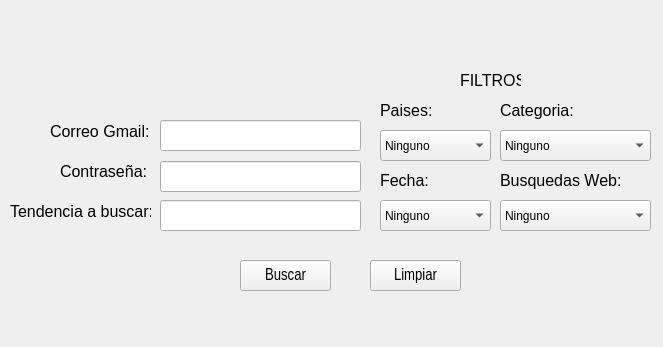
<?xml version="1.0" encoding="UTF-8"?>
<ui version="4.0">
 <class>Form</class>
 <widget class="QWidget" name="Form">
  <property name="geometry">
   <rect>
    <x>0</x>
    <y>0</y>
    <width>663</width>
    <height>347</height>
   </rect>
  </property>
  <property name="windowTitle">
   <string>Google Trends</string>
  </property>
  <widget class="QPushButton" name="btnBuscar">
   <property name="geometry">
    <rect>
     <x>240</x>
     <y>260</y>
     <width>91</width>
     <height>31</height>
    </rect>
   </property>
   <property name="font">
    <font>
     <family>Arial Narrow</family>
     <pointsize>12</pointsize>
     <weight>50</weight>
     <bold>false</bold>
    </font>
   </property>
   <property name="text">
    <string>Buscar</string>
   </property>
  </widget>
  <widget class="QLabel" name="label_2">
   <property name="geometry">
    <rect>
     <x>50</x>
     <y>121</y>
     <width>111</width>
     <height>21</height>
    </rect>
   </property>
   <property name="font">
    <font>
     <pointsize>12</pointsize>
    </font>
   </property>
   <property name="text">
    <string>Correo Gmail:</string>
   </property>
  </widget>
  <widget class="QLineEdit" name="txtPass">
   <property name="geometry">
    <rect>
     <x>160</x>
     <y>161</y>
     <width>201</width>
     <height>31</height>
    </rect>
   </property>
   <property name="font">
    <font>
     <pointsize>10</pointsize>
    </font>
   </property>
   <property name="toolTip">
    <string>Ingrese su contraseña</string>
   </property>
   <property name="echoMode">
    <enum>QLineEdit::Password</enum>
   </property>
  </widget>
  <widget class="QLineEdit" name="txtCorreo">
   <property name="geometry">
    <rect>
     <x>160</x>
     <y>120</y>
     <width>201</width>
     <height>31</height>
    </rect>
   </property>
   <property name="font">
    <font>
     <pointsize>10</pointsize>
    </font>
   </property>
   <property name="toolTip">
    <string>Ingrese su correo electronico</string>
   </property>
  </widget>
  <widget class="QLabel" name="label_4">
   <property name="geometry">
    <rect>
     <x>10</x>
     <y>201</y>
     <width>141</width>
     <height>21</height>
    </rect>
   </property>
   <property name="font">
    <font>
     <pointsize>12</pointsize>
    </font>
   </property>
   <property name="text">
    <string>Tendencia a buscar:</string>
   </property>
  </widget>
  <widget class="QLabel" name="label_3">
   <property name="geometry">
    <rect>
     <x>60</x>
     <y>161</y>
     <width>91</width>
     <height>21</height>
    </rect>
   </property>
   <property name="font">
    <font>
     <pointsize>12</pointsize>
    </font>
   </property>
   <property name="text">
    <string>Contraseña:</string>
   </property>
  </widget>
  <widget class="QLineEdit" name="txtTendencia">
   <property name="geometry">
    <rect>
     <x>160</x>
     <y>200</y>
     <width>201</width>
     <height>31</height>
    </rect>
   </property>
   <property name="font">
    <font>
     <pointsize>10</pointsize>
    </font>
   </property>
   <property name="toolTip">
    <string>Ingrese la palabra a buscar</string>
   </property>
  </widget>
  <widget class="QPushButton" name="btnLimpiar">
   <property name="geometry">
    <rect>
     <x>370</x>
     <y>260</y>
     <width>91</width>
     <height>31</height>
    </rect>
   </property>
   <property name="font">
    <font>
     <family>Arial Narrow</family>
     <pointsize>12</pointsize>
     <weight>50</weight>
     <bold>false</bold>
    </font>
   </property>
   <property name="text">
    <string>Limpiar</string>
   </property>
  </widget>
  <widget class="QLabel" name="label_5">
   <property name="geometry">
    <rect>
     <x>0</x>
     <y>-10</y>
     <width>661</width>
     <height>371</height>
    </rect>
   </property>
   <property name="text">
    <string/>
   </property>
   <property name="pixmap">
    <pixmap resource="Imagenes/resources.qrc">:/imagenes/fondo.jpg</pixmap>
   </property>
  </widget>
  <widget class="QComboBox" name="cbPaises">
   <property name="geometry">
    <rect>
     <x>380</x>
     <y>130</y>
     <width>111</width>
     <height>31</height>
    </rect>
   </property>
   <item>
    <property name="text">
     <string>Ninguno</string>
    </property>
   </item>
   <item>
    <property name="text">
     <string>Ecuador</string>
    </property>
   </item>
   <item>
    <property name="text">
     <string>Argetina</string>
    </property>
   </item>
   <item>
    <property name="text">
     <string>EEUU</string>
    </property>
   </item>
   <item>
    <property name="text">
     <string>España</string>
    </property>
   </item>
  </widget>
  <widget class="QLabel" name="label_6">
   <property name="geometry">
    <rect>
     <x>380</x>
     <y>100</y>
     <width>61</width>
     <height>21</height>
    </rect>
   </property>
   <property name="font">
    <font>
     <pointsize>12</pointsize>
    </font>
   </property>
   <property name="text">
    <string>Paises:</string>
   </property>
  </widget>
  <widget class="QLabel" name="label_7">
   <property name="geometry">
    <rect>
     <x>460</x>
     <y>70</y>
     <width>61</width>
     <height>21</height>
    </rect>
   </property>
   <property name="font">
    <font>
     <pointsize>12</pointsize>
    </font>
   </property>
   <property name="text">
    <string>FILTROS</string>
   </property>
  </widget>
  <widget class="QLabel" name="label_8">
   <property name="geometry">
    <rect>
     <x>380</x>
     <y>170</y>
     <width>61</width>
     <height>21</height>
    </rect>
   </property>
   <property name="font">
    <font>
     <pointsize>12</pointsize>
    </font>
   </property>
   <property name="text">
    <string>Fecha:</string>
   </property>
  </widget>
  <widget class="QComboBox" name="cbFecha">
   <property name="geometry">
    <rect>
     <x>380</x>
     <y>200</y>
     <width>111</width>
     <height>31</height>
    </rect>
   </property>
   <item>
    <property name="text">
     <string>Ninguno</string>
    </property>
   </item>
   <item>
    <property name="text">
     <string>Ultimos 12 meses</string>
    </property>
   </item>
   <item>
    <property name="text">
     <string>Ultimos 30 dias</string>
    </property>
   </item>
   <item>
    <property name="text">
     <string>Ultimos 7 dias</string>
    </property>
   </item>
   <item>
    <property name="text">
     <string>2004-hoy</string>
    </property>
   </item>
  </widget>
  <widget class="QComboBox" name="cbCategoria">
   <property name="geometry">
    <rect>
     <x>500</x>
     <y>130</y>
     <width>151</width>
     <height>31</height>
    </rect>
   </property>
   <item>
    <property name="text">
     <string>Ninguno</string>
    </property>
   </item>
   <item>
    <property name="text">
     <string>Aficiones y tiempo Libre</string>
    </property>
   </item>
   <item>
    <property name="text">
     <string>Deportes</string>
    </property>
   </item>
   <item>
    <property name="text">
     <string>Finanzas</string>
    </property>
   </item>
   <item>
    <property name="text">
     <string>Juegos</string>
    </property>
   </item>
  </widget>
  <widget class="QLabel" name="label_9">
   <property name="geometry">
    <rect>
     <x>500</x>
     <y>100</y>
     <width>91</width>
     <height>21</height>
    </rect>
   </property>
   <property name="font">
    <font>
     <pointsize>12</pointsize>
    </font>
   </property>
   <property name="text">
    <string>Categoria:</string>
   </property>
  </widget>
  <widget class="QLabel" name="label_10">
   <property name="geometry">
    <rect>
     <x>500</x>
     <y>170</y>
     <width>121</width>
     <height>21</height>
    </rect>
   </property>
   <property name="font">
    <font>
     <pointsize>12</pointsize>
    </font>
   </property>
   <property name="text">
    <string>Busquedas Web:</string>
   </property>
  </widget>
  <widget class="QComboBox" name="cbBusquedas">
   <property name="geometry">
    <rect>
     <x>500</x>
     <y>200</y>
     <width>151</width>
     <height>31</height>
    </rect>
   </property>
   <item>
    <property name="text">
     <string>Ninguno</string>
    </property>
   </item>
   <item>
    <property name="text">
     <string>Busq. Imagenes</string>
    </property>
   </item>
   <item>
    <property name="text">
     <string>Busq. Noticias</string>
    </property>
   </item>
   <item>
    <property name="text">
     <string>Google Shopping</string>
    </property>
   </item>
   <item>
    <property name="text">
     <string>Busq. Youtube</string>
    </property>
   </item>
  </widget>
  <zorder>label_5</zorder>
  <zorder>btnBuscar</zorder>
  <zorder>label_2</zorder>
  <zorder>txtPass</zorder>
  <zorder>txtCorreo</zorder>
  <zorder>label_4</zorder>
  <zorder>label_3</zorder>
  <zorder>txtTendencia</zorder>
  <zorder>btnLimpiar</zorder>
  <zorder>cbPaises</zorder>
  <zorder>label_6</zorder>
  <zorder>label_7</zorder>
  <zorder>label_8</zorder>
  <zorder>cbFecha</zorder>
  <zorder>cbCategoria</zorder>
  <zorder>label_9</zorder>
  <zorder>label_10</zorder>
  <zorder>cbBusquedas</zorder>
 </widget>
 <resources>
  <include location="Imagenes/resources.qrc"/>
 </resources>
 <connections>
  <connection>
   <sender>btnLimpiar</sender>
   <signal>clicked()</signal>
   <receiver>txtCorreo</receiver>
   <slot>clear()</slot>
   <hints>
    <hint type="sourcelabel">
     <x>235</x>
     <y>185</y>
    </hint>
    <hint type="destinationlabel">
     <x>290</x>
     <y>79</y>
    </hint>
   </hints>
  </connection>
  <connection>
   <sender>btnLimpiar</sender>
   <signal>clicked()</signal>
   <receiver>txtPass</receiver>
   <slot>clear()</slot>
   <hints>
    <hint type="sourcelabel">
     <x>265</x>
     <y>265</y>
    </hint>
    <hint type="destinationlabel">
     <x>280</x>
     <y>176</y>
    </hint>
   </hints>
  </connection>
  <connection>
   <sender>btnLimpiar</sender>
   <signal>clicked()</signal>
   <receiver>txtTendencia</receiver>
   <slot>clear()</slot>
   <hints>
    <hint type="sourcelabel">
     <x>265</x>
     <y>265</y>
    </hint>
    <hint type="destinationlabel">
     <x>280</x>
     <y>215</y>
    </hint>
   </hints>
  </connection>
 </connections>
</ui>
